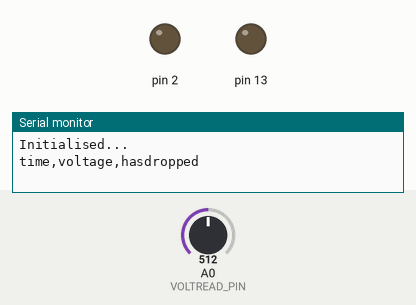
Simulated run of this program. Board: Arduino Nano, built with avr-gcc and run on an emulated ATmega328P. Parts: output pins drawn as LEDs (lit = HIGH), the last lines printed to the serial monitor. Inputs (shaded band) come from the test bench; at power-on: A0 (VOLTREAD_PIN) = 512.

Above: at 0.1 s.
At 1.1 s:
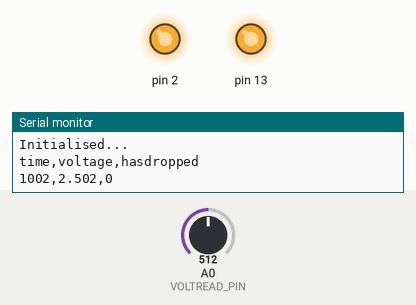
Timing chart, 0 to 2.6 s (numbered marks = the images above):
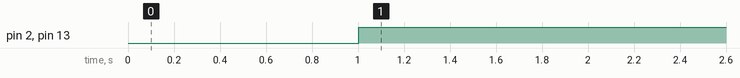

Measured:
- by itself, pin 2, pin 13: LOW → HIGH at 1.0 s

The program:

main.cpp
```cpp
#include <Arduino.h>

// SET THESE TO DETERMINE CUTOFF POINT AND OSCILLATION POINT
const float VOLT_CUTOFF = 2.2; // voltage cutoff point
const float VOLT_TOGGLE_POINT = 0.1; // point when switching occurs again

// IO constants
const uint8_t LED_PIN = 0x20; // portB, DIO pin 13, internal
const uint8_t RELAY_PIN = 0x04; // portD, DIO pin 2
const uint8_t VOLTREAD_PIN = A0;

// regular constants
const uint16_t REFRESH_RATE = 1000; // milliseconds
const uint16_t BAUDRATE = 9600; // for serial connection
const uint16_t MAX_ANALOG = 1023; // 2^10 precision
const uint8_t MAX_VOLT = 5; // system voltage

// variables
uint32_t timerReadWrite = 0; // timer for reading data
uint16_t countOscillation = 0; // counts number of on/off oscillations
float lastVoltage = 0; // last recorded voltage
bool hasDroppedLow = false; // check if volt has already dropped below VOLT_CUTOFF

void setup() {
    // Serial setup
    Serial.begin(BAUDRATE);
    Serial.println("Initialised...");

    // IO setup
    DDRB = LED_PIN; // output
    DDRD = RELAY_PIN; // output
    pinMode(VOLTREAD_PIN, INPUT);

    // LED low
    PORTB = PORTB & ~LED_PIN;
    // relay low
    PORTD = PORTD & ~RELAY_PIN;

    // headers
    Serial.println("time,voltage,hasdropped");
}

void loop() {

    if (timerReadWrite == 0) {
        timerReadWrite = millis();
    }
    if ((timerReadWrite > 0) && ((millis() - timerReadWrite) > REFRESH_RATE)) {
        uint16_t voltValueRaw;
        float voltValueMap;

        voltValueRaw = analogRead(VOLTREAD_PIN);
        voltValueMap = (float) voltValueRaw / MAX_ANALOG * MAX_VOLT; // call float first

        Serial.println(String(millis()) + "," + String(voltValueMap, 3) + "," + String(countOscillation));

        // system has dropped below volt cutoff
        if (((voltValueMap <= VOLT_CUTOFF) && (lastVoltage > VOLT_CUTOFF))) {
            hasDroppedLow = true;
            countOscillation++;
        }

        // if voltage is low OR if (voltage is high but under cutoff AND it has already toggled before (ie voltage is increasing a little before stabilising))
        if ((voltValueMap <= VOLT_CUTOFF) || (((voltValueMap <= (VOLT_CUTOFF + VOLT_TOGGLE_POINT)) && hasDroppedLow))) {
            PORTD = PORTD & ~RELAY_PIN; // low (open)
            PORTB = PORTB & ~LED_PIN; // led off
        } else {
            PORTD = PORTD | RELAY_PIN; // high (closed)
            PORTB = PORTB | LED_PIN; // led on
            if (hasDroppedLow) {
                hasDroppedLow = false;
                countOscillation++;
            }
        }

        timerReadWrite = 0;
        lastVoltage = voltValueMap;
    }
}
```
